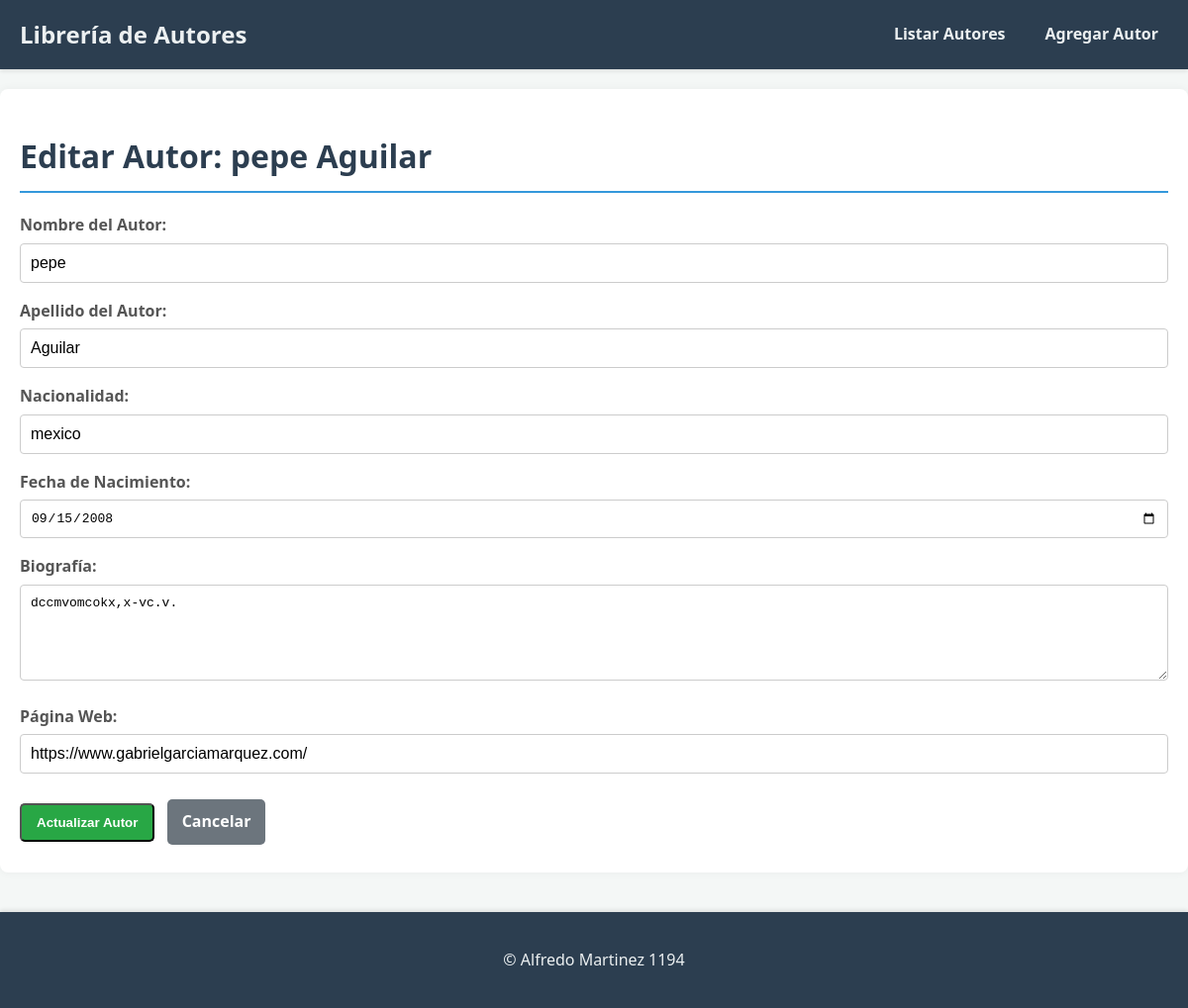
Screenshot of /editar/1/ with the database file from the repository.
### app_autores/models.py (models this page shows, shortened)
class Autor(models.Model):
    nombre = models.CharField(max_length=100)
    apellido = models.CharField(max_length=100)
    nacionalidad = models.CharField(max_length=100)
    fecha_nacimiento = models.DateField()
    bibliografia = models.TextField(blank=True, null=True) # Puede ser opcional
    pagina_web = models.URLField(max_length=255, blank=True, null=True) # Puede ser opcional

### app_autores/views.py (the view)
# urls.py: path('editar/<int:autor_id>/', views.editar_autor, name='editar_autor'),
def editar_autor(request, autor_id):
    autor = get_object_or_404(Autor, pk=autor_id)
    mensaje = None
    if request.method == 'POST':
        form = AutorForm(request.POST, instance=autor)
        if form.is_valid():
            form.save()
            mensaje = "✅ ¡Autor editado correctamente!"
            return redirect('ver_autor', autor_id=autor.id) # Redirige a la vista del autor editado
    else:
        form = AutorForm(instance=autor)
    return render(request, 'autores/editar_autor.html', {
        'form': form,
        'mensaje': mensaje,
        'autor': autor # Para mostrar el nombre del autor en la plantilla
    })

### app_autores/forms.py
class AutorForm(forms.ModelForm):
    class Meta:
        model = Autor
        fields = ['nombre', 'apellido', 'nacionalidad', 'fecha_nacimiento', 'bibliografia', 'pagina_web']
        labels = {
            'nombre': 'Nombre del Autor',
            'apellido': 'Apellido del Autor',
            'nacionalidad': 'Nacionalidad',
            'fecha_nacimiento': 'Fecha de Nacimiento',
            'bibliografia': 'Biografía',
            'pagina_web': 'Página Web',
        }
        widgets = {
            'nombre': forms.TextInput(attrs={'class': 'form-control'}),
            'apellido': forms.TextInput(attrs={'class': 'form-control'}),
            'nacionalidad': forms.TextInput(attrs={'class': 'form-control'}),
            'fecha_nacimiento': forms.DateInput(attrs={'type': 'date', 'class': 'form-control'}),
            'bibliografia': forms.Textarea(attrs={'class': 'form-control', 'rows': 5}),
            'pagina_web': forms.URLInput(attrs={'class': 'form-control'}),
        }

### app_autores/templates/autores/editar_autor.html (shortened to what this page needs)
{% extends 'autores/base.html' %}
{% block content %}
    <h1>Editar Autor: {{ autor.nombre }} {{ autor.apellido }}</h1>
    <form method="post">
        {{ form.as_p }}
        <button type="submit" class="btn btn-success">Actualizar Autor</button>
        <a href="{% url 'ver_autor' autor.id %}" class="btn btn-secondary">Cancelar</a>
    </form>
{% endblock %}

### app_autores/static/css/style.css (style rules this page uses)
body { font-family: 'Segoe UI', Tahoma, Geneva, Verdana, sans-serif; margin: 0; padding: 0; background-color: #f4f7f6; color: #333; line-height: 1.6; }
h1 { color: #2c3e50; border-bottom: 2px solid #3498db; padding-bottom: 10px; margin-bottom: 20px; }
.btn { display: inline-block; padding: 10px 15px; border-radius: 5px; text-decoration: none; color: white; font-weight: bold; text-align: center; cursor: pointer; transition: background-color 0.3s ease; margin-right: 8px; margin-bottom: 8px; }
.btn-success { background-color: #28a745; }
.btn-secondary { background-color: #6c757d; }
form p { margin-bottom: 15px; }
form label { display: block; margin-bottom: 5px; font-weight: bold; color: #555; }
form input[type="text"], form input[type="date"], form input[type="url"], form textarea { width: 100%; padding: 10px; border: 1px solid #ccc; border-radius: 4px; box-sizing: border-box; font-size: 1em; }
form textarea { resize: vertical; }
form button[type="submit"] { margin-top: 15px; }

### rows the page displays
Autor: nombre "pepe", apellido "Aguilar", nacionalidad "mexico", fecha_nacimiento "09/15/2008", bibliografia "dccmvomcokx,x-vc.v.", pagina_web "https://www.gabrielgarciamarquez.com/"
